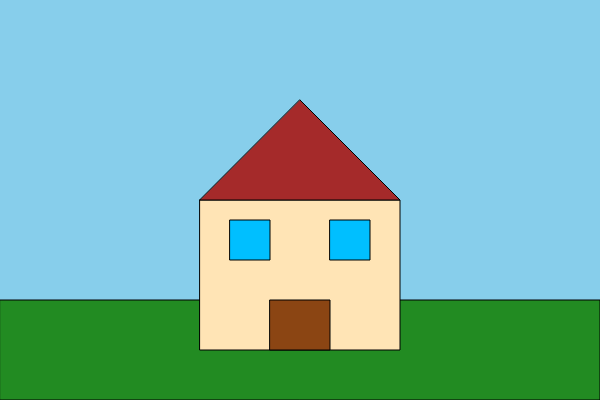
Frame 1 (no input)
Frame 60 (no input): identical to frame 1, image omitted
Frame 120 (the mouse pressed at the canvas centre since frame 60): identical to frame 1, image omitted

The p5.js sketch that drew this single still picture (run headless with seeded random() and noise() and a simulated clock; from frame 60 on, the mouse is pressed at the canvas centre):

// p5.js sketch
// ── sketch.js
function setup() {
  createCanvas(600, 400);
  background(135, 206, 235); // Sky blue background
}

function draw() {
  background(135, 206, 235); // Clear background each frame

  // Draw the ground
  fill(34, 139, 34);
  rect(0, height - 100, width, 100);

  // Draw the house body
  fill(255, 228, 181);
  rect(200, height - 200, 200, 150);

  // Draw the roof
  fill(165, 42, 42);
  triangle(200, height - 200, 400, height - 200, 300, height - 300);

  // Draw the door
  fill(139, 69, 19);
  rect(270, height - 100, 60, 50);

  // Draw windows
  fill(0, 191, 255); // Light blue color
  rect(230, height - 180, 40, 40);
  rect(330, height - 180, 40, 40);
}
